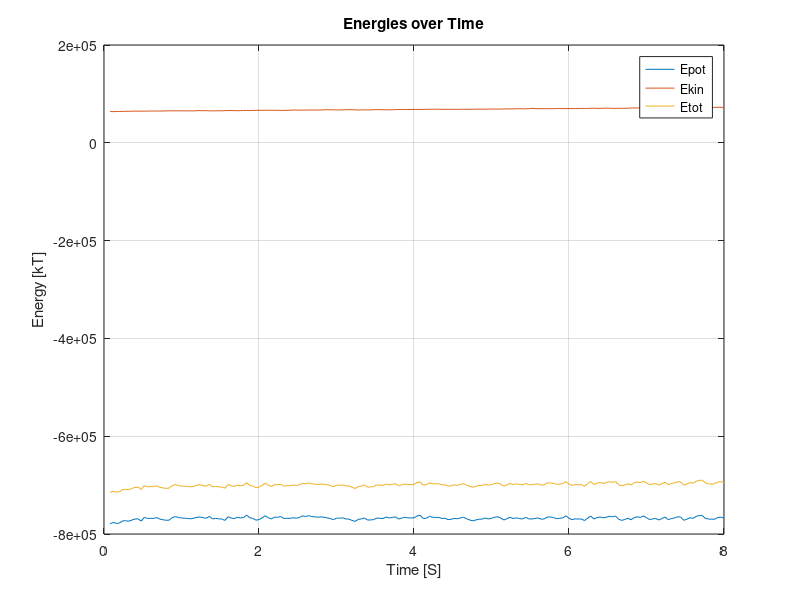

MATLAB code for this plot:
close all
clear

% Load data from CSV file
data = csvread('Energy_Q2_1.csv', 1, 0);

% Extract columns
%Step = data(:,1);
Time = data(:,1);
Epot = data(:,2);
Ekin = data(:,3);
Etot = data(:,4);

% Plot energies over time
figure;
plot(Time, Epot,  'DisplayName', 'Epot');%'r-', 'LineWidth', 1.5,
hold on;
plot(Time, Ekin,  'DisplayName', 'Ekin');%'b-', 'LineWidth', 1.5,
plot(Time, Etot,  'DisplayName', 'Etot');%'g-', 'LineWidth', 1.5,
xlabel('Time [S]');
ylabel('Energy [kT]');
title('Energies over Time');
legend('Location', 'Best');
grid on;
hold off;
